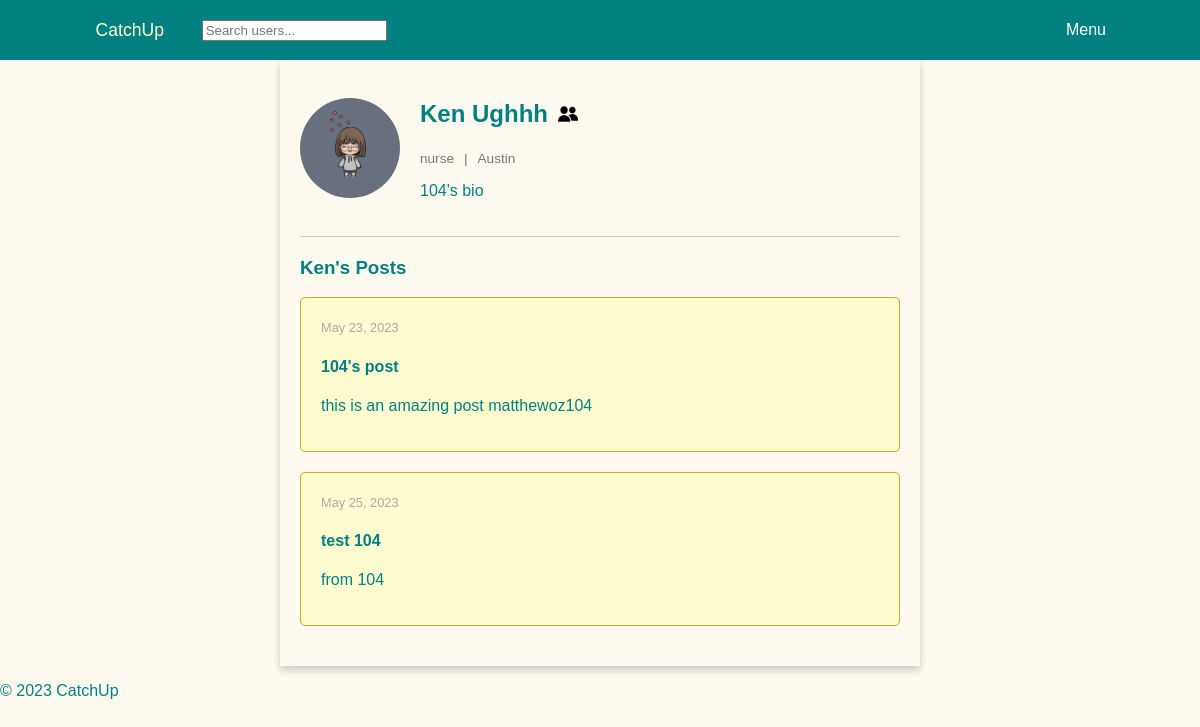
/profile/matthewoz104/ (signed in), run on an earlier commit of the app's database.
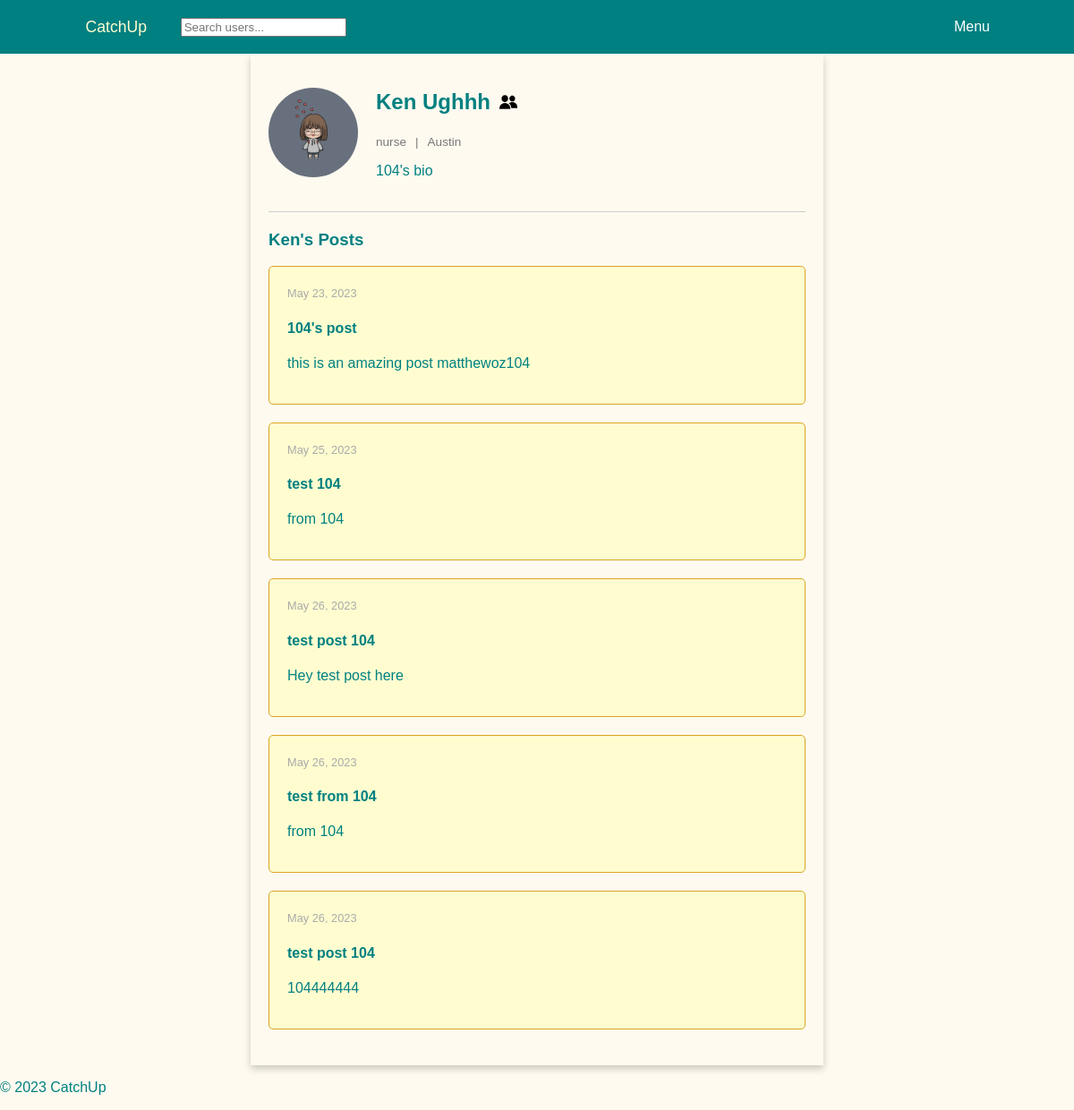
And on a later commit of the database.
### users/models.py (models this page shows, shortened)
class Post(models.Model):
    user = models.ForeignKey(settings.AUTH_USER_MODEL, on_delete=models.CASCADE)
    title = models.CharField(max_length=200)
    description = models.TextField()
    image = models.ImageField(upload_to='posts/', blank=True, null=True)
    created_at = models.DateTimeField(auto_now_add=True)
    likes = models.ManyToManyField(User, related_name='likes', blank=True)

### users/views.py (the view)
# urls.py: path('profile/<str:username>/', views.profile, name='profile'),
def profile(request, username):
    user = get_object_or_404(User, username=username)
    user_profile = UserProfile.objects.get(user=user)
    user_posts = Post.objects.filter(user=user)
    friend_request_sent = FriendRequest.objects.filter(
        sender=request.user,
        receiver=user).first()
    are_friends = request.user.userprofile in user_profile.friends.all()
    return render(request, 'users/profile.html', {'user_profile': user_profile, 'posts': user_posts, 'friend_request_sent': friend_request_sent, 'are_friends': are_friends})

### users/templates/users/profile.html (shortened to what this page needs)
{% extends "users/base.html" %}
{% load static %}
{% block extra_css %}
    <link rel="stylesheet" type="text/css" href="{% static 'users/profile.css' %}" />
{% endblock %}
{% block content %}
    <div class="profile-container">
        <div class="profile-header">
            <img class="profile-pic" src="{{ user_profile.profile_picture.url }}" alt="{{ user_profile.user.username }}'s Profile Picture">
            <div class="profile-info">
                <div class="profile-details">
                    <div class="name-and-icon">
                        <div class="name-and-icon-inner">
                            <h2 class="profile-name">{{ user_profile.first_name }} {{ user_profile.last_name }}</h2>
                            {% if are_friends %}
                                <img class="friends-icon" src="{% static 'users/icons/friends_icon.png' %}" alt="Friends">
                            {% endif %}
                        </div>
                    </div>
                    <div class="profile-location-occupation">
                        <p>{{ user_profile.occupation }}</p>
                        <p>|</p>
                        <p>{{ user_profile.location }}</p>
                    </div>
                </div>
                <p>{{ user_profile.bio }}</p>
            </div>
        </div>
        <div class="profile-posts">
            <h3>{{ user_profile.first_name }}'s Posts</h3>
            {% for post in posts %}
            <div class="post">
                <small class="post-date">{{ post.created_at|date:"F j, Y" }}</small>
                <h4>{{ post.title }}</h4>
                <p>{{ post.description }}</p>
            </div>
            {% endfor %}
        </div>
    </div>
{% endblock %}

What changed in the data, as far as the page shows it:
added Post: created_at "May 26, 2023", title "test post 104", description "Hey test post here"
added Post: created_at "May 26, 2023", title "test from 104", description "from 104"
added Post: created_at "May 26, 2023", title "test post 104", description "104444444"
